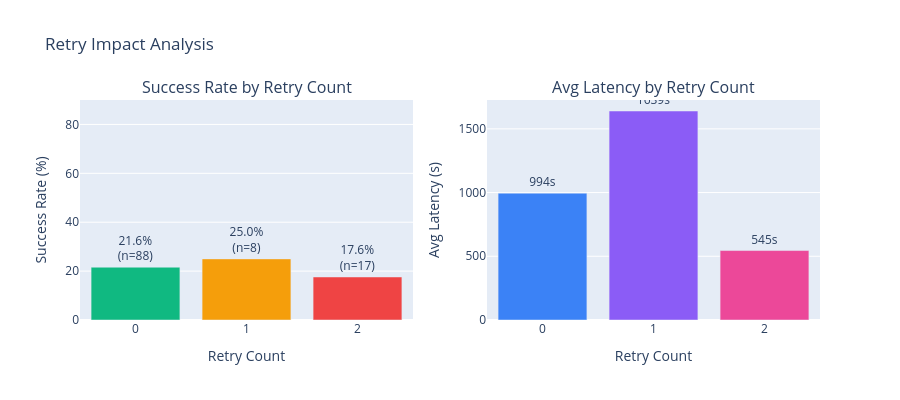

The code cell stored with this chart in its notebook:
### Code cell
# ── Retry impact ──
retry_impact = df.groupby('retry_count').agg(
    total=('is_success', 'count'),
    successes=('is_success', 'sum'),
    success_rate=('is_success', 'mean'),
    avg_latency=('latency_seconds', 'mean')
).reset_index()
retry_impact['success_pct'] = (retry_impact['success_rate'] * 100).round(1)

fig = make_subplots(rows=1, cols=2,
                    subplot_titles=['Success Rate by Retry Count', 'Avg Latency by Retry Count'])

fig.add_trace(go.Bar(
    x=retry_impact['retry_count'],
    y=retry_impact['success_pct'],
    marker_color=['#10B981', '#F59E0B', '#EF4444'],
    text=[f'{v}%<br>(n={t})' for v, t in zip(retry_impact['success_pct'], retry_impact['total'])],
    textposition='outside'
), row=1, col=1)

fig.add_trace(go.Bar(
    x=retry_impact['retry_count'],
    y=retry_impact['avg_latency'].round(0),
    marker_color=['#3B82F6', '#8B5CF6', '#EC4899'],
    text=[f'{int(v)}s' for v in retry_impact['avg_latency']],
    textposition='outside'
), row=1, col=2)

fig.update_layout(title_text='Retry Impact Analysis', height=400, showlegend=False)
fig.update_xaxes(title_text='Retry Count', tickvals=[0, 1, 2])
fig.update_yaxes(title_text='Success Rate (%)', range=[0, 90], row=1, col=1)
fig.update_yaxes(title_text='Avg Latency (s)', row=1, col=2)
fig.show()

print('Retry breakdown:')
print(retry_impact[['retry_count', 'total', 'successes', 'success_pct', 'avg_latency']].to_string(index=False))

### Figure 1 — Plotly figure (JSON) as saved in the notebook; plotly's stock layout.template omitted (floating-point values rounded to 4 significant figures)
{"data": [{"marker": {"color": ["#10B981", "#F59E0B", "#EF4444"]}, "text": ["21.6%<br>(n=88)", "25.0%<br>(n=8)", "17.6%<br>(n=17)"], "textposition": "outside", "type": "bar", "x": [0, 1, 2], "xaxis": "x", "y": [21.6, 25, 17.6], "yaxis": "y"}, {"marker": {"color": ["#3B82F6", "#8B5CF6", "#EC4899"]}, "text": ["994s", "1639s", "545s"], "textposition": "outside", "type": "bar", "x": [0, 1, 2], "xaxis": "x2", "y": [995, 1640, 545], "yaxis": "y2"}], "layout": {"annotations": [{"font": {"size": 16}, "showarrow": false, "text": "Success Rate by Retry Count", "x": 0.225, "xanchor": "center", "xref": "paper", "y": 1, "yanchor": "bottom", "yref": "paper"}, {"font": {"size": 16}, "showarrow": false, "text": "Avg Latency by Retry Count", "x": 0.775, "xanchor": "center", "xref": "paper", "y": 1, "yanchor": "bottom", "yref": "paper"}], "height": 400, "showlegend": false, "title": {"text": "Retry Impact Analysis"}, "xaxis": {"anchor": "y", "domain": [0, 0.45], "tickvals": [0, 1, 2], "title": {"text": "Retry Count"}}, "xaxis2": {"anchor": "y2", "domain": [0.55, 1], "tickvals": [0, 1, 2], "title": {"text": "Retry Count"}}, "yaxis": {"anchor": "x", "domain": [0, 1], "range": [0, 90], "title": {"text": "Success Rate (%)"}}, "yaxis2": {"anchor": "x2", "domain": [0, 1], "title": {"text": "Avg Latency (s)"}}}}
